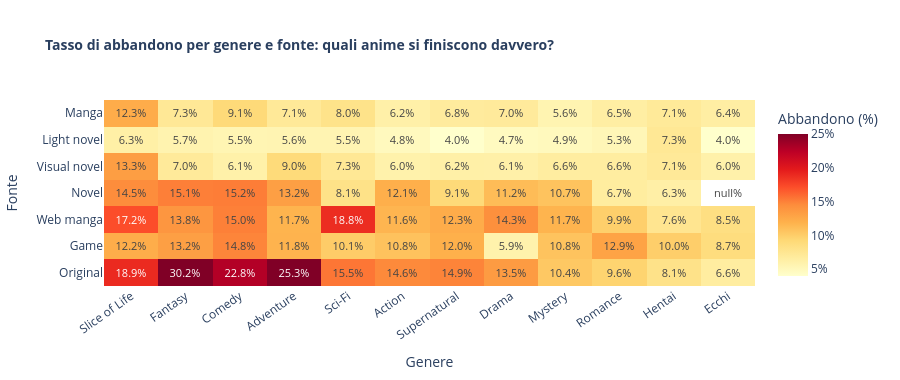

Here is the notebook cell this chart was saved with:
### Markdown cell above
## Il rischio di abbandonare: quali anime si finiscono davvero?

Ogni anime che si inizia può finire in tre modi: completato, abbandonato, o lasciato in sospeso. MAL traccia esattamente questo: per ogni titolo sa quanti utenti lo hanno finito, quanti lo hanno abbandonato a metà, e quanti stanno ancora guardando.

Questo dato apre una prospettiva diversa sulla navigazione. Non basta sapere che un genere ha uno score alto — bisogna anche sapere se gli anime di quel genere si finiscono. Un titolo con score 8.5 ma drop rate del 25% è un'avvertenza: molte persone ci hanno provato e hanno smesso. Uno con score 7.5 e drop rate del 5% è un segnale opposto: chi lo inizia quasi sempre lo porta a termine.

La heatmap che segue mostra il **tasso di abbandono medio** — `dropped / (watching + completed + on_hold + dropped)` — per ogni combinazione di genere e fonte. I valori alti indicano territori rischiosi; i valori bassi indicano anime che tendono a tenere il pubblico fino alla fine.

### Code cell
import plotly.graph_objects as go

det_genres = details.dropna(subset=['genres']).copy()
det_genres['genre'] = det_genres['genres'].str[2:-2].str.split("', '")
det_genres = det_genres.explode('genre')
det_genres = det_genres[det_genres['genre'].str.strip() != '']

top_genres = det_genres['genre'].value_counts().head(12).index.tolist()
main_sources = ['Manga', 'Light novel', 'Visual novel', 'Novel', 'Web manga', 'Game', 'Original']

merged = (
    stats
    .assign(
        engaged=lambda d: d['watching'] + d['completed'] + d['on_hold'] + d['dropped'],
        drop_rate=lambda d: d['dropped'] / d['engaged'].replace(0, float('nan')),
    )
    .merge(details[['mal_id', 'source', 'genres']], on='mal_id')
    .assign(genre=lambda d: d['genres'].str[2:-2].str.split("', '"))
    .explode('genre')
    .pipe(lambda d: d[d['genre'].str.strip() != ''])
)

pivot = (
    merged
    .query('genre in @top_genres and source in @main_sources')
    .groupby(['source', 'genre'])['drop_rate']
    .mean()
    .unstack(fill_value=float('nan'))
    .reindex(main_sources)[top_genres]
    * 100
)

genre_order = pivot.mean(axis=0).sort_values(ascending=False).index
pivot = pivot[genre_order]

fig = go.Figure(go.Heatmap(
    z=pivot.values,
    x=pivot.columns.tolist(),
    y=pivot.index.tolist(),
    colorscale='YlOrRd',
    zmin=4, zmax=25,
    text=pivot.round(1).astype(str).values,
    texttemplate='%{text}%',
    textfont=dict(size=11),
    hovertemplate='<b>%{y} — %{x}</b><br>Tasso di abbandono: %{z:.1f}%<extra></extra>',
    colorbar=dict(title='Abbandono (%)', ticksuffix='%'),
))

fig.update_layout(
    title=dict(
        text='<b>Tasso di abbandono per genere e fonte: quali anime si finiscono davvero?</b>',
        font_size=14,
    ),
    xaxis=dict(title='Genere', tickangle=-35),
    yaxis=dict(title='Fonte', autorange='reversed'),
    plot_bgcolor='white',
    paper_bgcolor='white',
    height=380,
)

fig.show()

### Figure 1 — Plotly figure (JSON) as saved in the notebook; plotly's stock layout.template omitted (floating-point values rounded to 4 significant figures)
{"data": [{"colorbar": {"ticksuffix": "%", "title": {"text": "Abbandono (%)"}}, "colorscale": [[0.0, "rgb(255,255,204)"], [0.125, "rgb(255,237,160)"], [0.25, "rgb(254,217,118)"], [0.375, "rgb(254,178,76)"], [0.5, "rgb(253,141,60)"], [0.625, "rgb(252,78,42)"], [0.75, "rgb(227,26,28)"], [0.875, "rgb(189,0,38)"], [1.0, "rgb(128,0,38)"]], "hovertemplate": "<b>%{y} — %{x}</b><br>Tasso di abbandono: %{z:.1f}%<extra></extra>", "text": [["12.3", "7.3", "9.1", "7.1", "8.0", "6.2", "6.8", "7.0", "5.6", "6.5", "7.1", "6.4"], ["6.3", "5.7", "5.5", "5.6", "5.5", "4.8", "4.0", "4.7", "4.9", "5.3", "7.3", "4.0"], ["13.3", "7.0", "6.1", "9.0", "7.3", "6.0", "6.2", "6.1", "6.6", "6.6", "7.1", "6.0"], ["14.5", "15.1", "15.2", "13.2", "8.1", "12.1", "9.1", "11.2", "10.7", "6.7", "6.3", null], ["17.2", "13.8", "15.0", "11.7", "18.8", "11.6", "12.3", "14.3", "11.7", "9.9", "7.6", "8.5"], ["12.2", "13.2", "14.8", "11.8", "10.1", "10.8", "12.0", "5.9", "10.8", "12.9", "10.0", "8.7"], ["18.9", "30.2", "22.8", "25.3", "15.5", "14.6", "14.9", "13.5", "10.4", "9.6", "8.1", "6.6"]], "textfont": {"size": 11}, "texttemplate": "%{text}%", "x": ["Slice of Life", "Fantasy", "Comedy", "Adventure", "Sci-Fi", "Action", "Supernatural", "Drama", "Mystery", "Romance", "Hentai", "Ecchi"], "y": ["Manga", "Light novel", "Visual novel", "Novel", "Web manga", "Game", "Original"], "z": [[12.28, 7.281, 9.068, 7.145, 7.986, 6.168, 6.839, 6.956, 5.596, 6.467, 7.056, 6.434], [6.25, 5.733, 5.481, 5.562, 5.547, 4.826, 3.972, 4.722, 4.885, 5.265, 7.301, 3.991], [13.3, 7.01, 6.11, 9.019, 7.321, 5.968, 6.207, 6.135, 6.648, 6.615, 7.118, 6.047], [14.52, 15.07, 15.17, 13.22, 8.111, 12.09, 9.083, 11.21, 10.73, 6.665, 6.28, null], [17.16, 13.85, 15.04, 11.75, 18.79, 11.64, 12.27, 14.29, 11.74, 9.937, 7.649, 8.51], [12.25, 13.24, 14.82, 11.78, 10.1, 10.79, 11.99, 5.938, 10.75, 12.94, 9.982, 8.742], [18.94, 30.19, 22.79, 25.28, 15.47, 14.62, 14.87, 13.53, 10.41, 9.615, 8.064, 6.617]], "zmax": 25, "zmin": 4, "type": "heatmap"}], "layout": {"title": {"font": {"size": 14}, "text": "<b>Tasso di abbandono per genere e fonte: quali anime si finiscono davvero?</b>"}, "xaxis": {"title": {"text": "Genere"}, "tickangle": -35}, "yaxis": {"title": {"text": "Fonte"}, "autorange": "reversed"}, "plot_bgcolor": "white", "paper_bgcolor": "white", "height": 380}}
